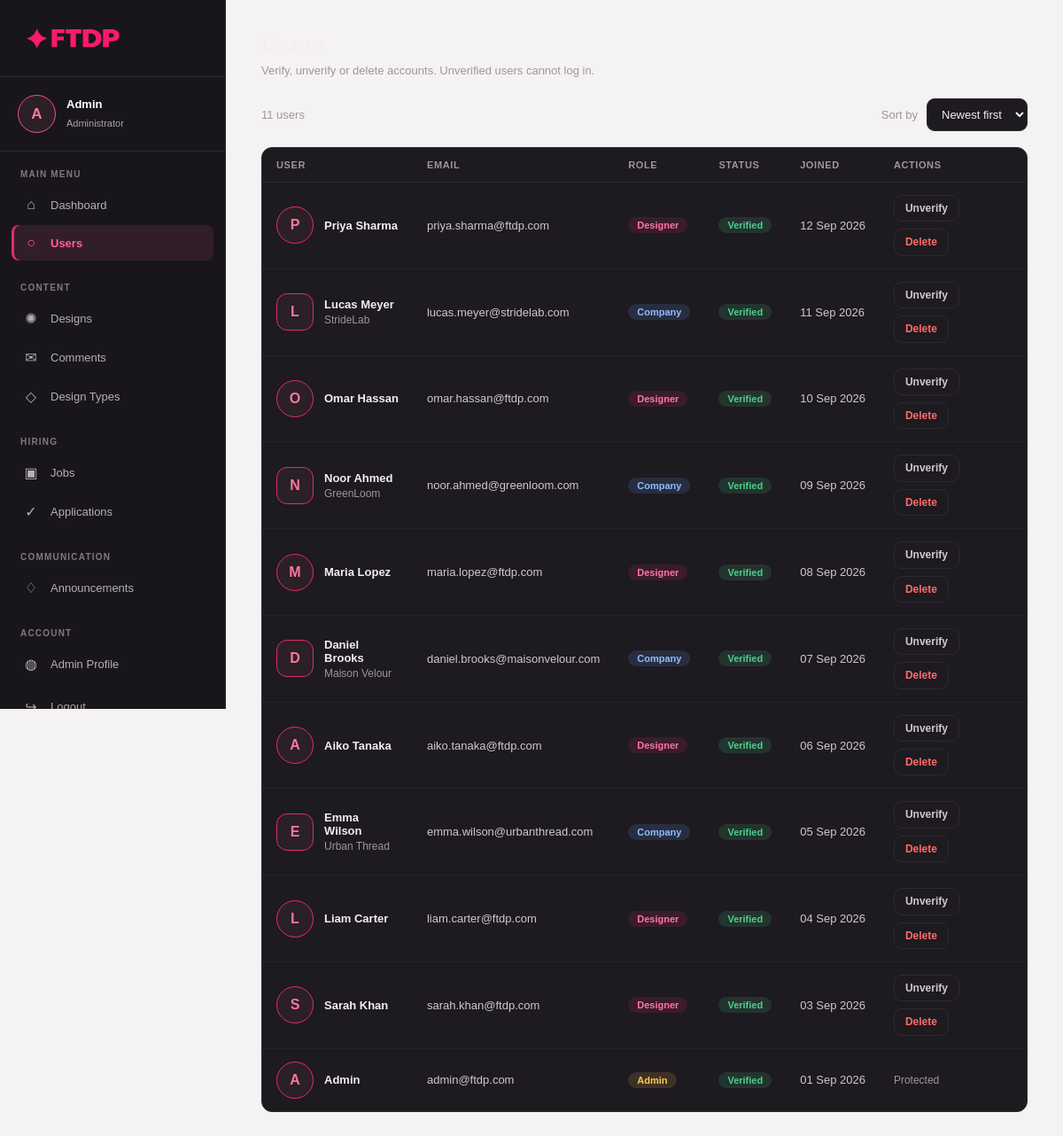
/frontend/pages/admin/users.php (signed in), run on the app's committed database.
### tables this page shows
CREATE TABLE users (
id INT AUTO_INCREMENT PRIMARY KEY,
full_name VARCHAR(100) NOT NULL,
email VARCHAR(150) NOT NULL UNIQUE,
password VARCHAR(255) NOT NULL,

role ENUM(
'designer',
'company',
'admin'
) NOT NULL,

profile_picture VARCHAR(255) DEFAULT NULL,
cover_picture VARCHAR(255) DEFAULT NULL,

is_verified ENUM('Y','N') DEFAULT 'Y',

created_at TIMESTAMP DEFAULT CURRENT_TIMESTAMP
);

CREATE TABLE companies (
id INT AUTO_INCREMENT PRIMARY KEY,

user_id INT NOT NULL,

company_name VARCHAR(150) NOT NULL,

industry VARCHAR(100),

website VARCHAR(255),

company_size VARCHAR(50),

location VARCHAR(150),

description TEXT,

FOREIGN KEY (user_id)
REFERENCES users(id)
ON DELETE CASCADE
);

### backend/admin/users.php (called while the page is built, shortened)
<?php
require_once __DIR__ . "/../config/config.php";
require_once __DIR__ . "/admin_helpers.php";
$sort = adminSort();
$dir  = adminSortDir($sort);
$admin_users = adminFetchAll($conn->query("
    SELECT
        u.id,
        u.full_name,
        u.email,
        u.role,
        u.is_verified,
        u.profile_picture,
        u.created_at,
        c.company_name
    FROM users u
    LEFT JOIN companies c ON c.user_id = u.id
    ORDER BY u.created_at $dir, u.id $dir
"));
?>

### backend/designer/comm_helpers.php (called while the page is built, shortened)
<?php
function csrfToken(): string
{
    return $_SESSION["csrf_token"];
}
?>

### frontend/pages/admin/users.php (the view, shortened to what this page needs)
<?php
require_once __DIR__ . "/../../../backend/admin/users.php";
$csrf_token = csrfToken();
?>
<!DOCTYPE html>
<html lang="en">
<head>
    <link rel="stylesheet" href="../../css/designer_dashboard.css">
    <link rel="stylesheet" href="../../css/designer.css">
    <link rel="stylesheet" href="../../css/designer_comm.css">
    <link rel="stylesheet" href="../../css/company.css">
    <link rel="stylesheet" href="../../css/admin.css">
</head>
<body>
<div class="designer-dashboard">
    <?php require_once __DIR__ . "/../../include/admin_sidbar.php"; ?>
    <main class="designer-main">
        <div class="page-heading">
            <h1>Users</h1>
            <p>Verify, unverify or delete accounts. Unverified users cannot log in.</p>
        </div>
        <div class="co-toolbar">
            <span class="ad-count"><?= count($admin_users); ?> <?= count($admin_users) === 1 ? "user" : "users"; ?></span>
            <?= adminSortControl($sort); ?>
        </div>
        <div class="ad-table-wrap">
            <table class="ad-table">
                <thead>
                    <tr>
                        <th>User</th>
                        <th>Email</th>
                        <th>Role</th>
                        <th>Status</th>
                        <th>Joined</th>
                        <th>Actions</th>
                    </tr>
                </thead>
                <tbody>
                <?php foreach ($admin_users as $person): ?>
                    <tr>
                        <td>
                            <div class="ad-user">
                                <div class="comm-avatar <?= $person["role"] === "company" ? "company" : ""; ?>">
                                    <?php if (!empty($person["profile_picture"])): ?>
                                        <img src="../../../<?= htmlspecialchars($person["profile_picture"]); ?>" alt="">
                                    <?php else: ?>
                                        <?= htmlspecialchars(strtoupper(mb_substr($person["full_name"], 0, 1))); ?>
                                    <?php endif; ?>
                                </div>
                                <div>
                                    <div class="ad-strong"><?= htmlspecialchars($person["full_name"]); ?></div>
                                    <?php if (!empty($person["company_name"])): ?>
                                        <div class="ad-sub"><?= htmlspecialchars($person["company_name"]); ?></div>
                                    <?php endif; ?>
                                </div>
                            </div>
                        </td>
                        <td><?= htmlspecialchars($person["email"]); ?></td>
                        <td>
                            <span class="ad-chip <?= htmlspecialchars($person["role"]); ?>">
                                <?= htmlspecialchars(ucfirst($person["role"])); ?>
                            </span>
                        </td>
                        <td>
                            <span class="ad-chip <?= $person["is_verified"] === "Y" ? "good" : "warn"; ?>">
                                <?= $person["is_verified"] === "Y" ? "Verified" : "Unverified"; ?>
                            </span>
                        </td>
                        <td class="ad-nowrap"><?= date("d M Y", strtotime($person["created_at"])); ?></td>
                        <td>
                            <?php if ($person["role"] === "admin"): ?>
                                <span class="co-muted">Protected</span>
                            <?php else: ?>
                                <div class="ad-actions">
                                    <?php if ($person["is_verified"] === "Y"): ?>
                                        <?= adminActionForm(
                                            $csrf_token, "unverify", ["user_id" => $person["id"]],
                                            "Unverify", "ghost", "users.php", $sort,
                                            "Unverify " . $person["full_name"] . "? They will not be able to log in."
                                        ); ?>
                                    <?php endif; ?>
                                    <?= adminActionForm(
                                        $csrf_token, "delete_user", ["user_id" => $person["id"]],
                                        "Delete", "danger", "users.php", $sort,
                                        "Delete " . $person["full_name"] . " and everything they posted? This cannot be undone."
                                    ); ?>
                                </div>
                            <?php endif; ?>
                        </td>
                    </tr>
                <?php endforeach; ?>
                </tbody>
            </table>
        </div>
    </main>
</div>
</body>
</html>

### backend/admin/admin_helpers.php (shortened to what this page needs)
<?php
require_once __DIR__ . "/../designer/comm_helpers.php";
function adminSort(): string
{
    $sort = $_GET["sort"] ?? "new";
    return $sort === "old" ? "old" : "new";
}
function adminSortDir(string $sort): string
{
    return $sort === "old" ? "ASC" : "DESC";
}
function adminSortControl(string $sort): string
{
    return '
        <form method="GET" class="ad-sort">
            <label for="adSort">Sort by</label>
            <select name="sort" id="adSort" class="co-select" onchange="this.form.submit();">
                <option value="new"' . ($sort === "new" ? " selected" : "") . '>Newest first</option>
                <option value="old"' . ($sort === "old" ? " selected" : "") . '>Oldest first</option>
            </select>
        </form>
    ';
}
function adminActionForm(
    string $csrf,
    string $action,
    array $fields,
    string $label,
    string $class,
    string $back,
    string $sort = "new",
    string $confirm = "",
    bool $askReason = false
): string {
    $js = "";
    if ($askReason) {
        $js = "var r = prompt(" . json_encode($confirm) . "); "
            . "if (r === null || r.trim() === '') { return false; } "
            . "this.form.reason.value = r;";
    } elseif ($confirm !== "") {
        $js = "return confirm(" . json_encode($confirm) . ");";
    }
    $html  = '<form method="POST" action="../../../backend/admin/admin_action.php">';
    $html .= '<input type="hidden" name="csrf" value="' . htmlspecialchars($csrf) . '">';
    $html .= '<input type="hidden" name="action" value="' . htmlspecialchars($action) . '">';
    $html .= '<input type="hidden" name="back" value="' . htmlspecialchars($back) . '">';
    $html .= '<input type="hidden" name="sort" value="' . htmlspecialchars($sort) . '">';
    foreach ($fields as $name => $value) {
        $html .= '<input type="hidden" name="' . htmlspecialchars($name) . '" value="' . htmlspecialchars((string) $value) . '">';
    }
    $html .= '<button type="submit" class="comm-btn ' . htmlspecialchars($class) . ' small"';
    if ($js !== "") {
        $html .= ' onclick="' . htmlspecialchars($js, ENT_QUOTES) . '"';
    }
    $html .= '>' . htmlspecialchars($label) . '</button>';
    $html .= '</form>';
    return $html;
}
function adminFetchAll(mysqli_result $result): array
{
    $rows = [];
    while ($row = $result->fetch_assoc()) {
        $rows[] = $row;
    }
    return $rows;
}
?>

### frontend/css/designer_dashboard.css (style rules this page uses)
:root { --pink: #e52b6a; --pink-dark: #c91d58; --pink-light: #ff75a3; --pink-border: #ff4b88; --pink-soft: #fff0f5; --pink-dark-soft: #321e28; --text: #252228; --light-text: #68616b; --muted: #999099; --border: #e4dfe3; --white: #ffffff; --dashboard-bg: #f5f2f4; }
* { margin: 0; padding: 0; box-sizing: border-box; }
html { scroll-behavior: smooth; }
body { font-family: Arial, Helvetica, sans-serif; background: var(--dashboard-bg); color: var(--text); }
.designer-dashboard { min-height: 100vh; display: flex; }
.designer-main { width: calc(100% - 255px); margin-left: 255px; padding: 35px 40px; }

### frontend/css/designer.css (style rules this page uses)
:root { --sidebar-bg: #18161b; --sidebar-border: #2d2930; --sidebar-hover: #292129; --sidebar-active: #321e28; --pink: #e52b6a; --pink-light: #ff75a3; --pink-border: #ff4b88; --sidebar-text: #b5afb7; --sidebar-muted: #817982; --sidebar-white: #ffffff; }
.comm-avatar { width: 42px; height: 42px; flex-shrink: 0; display: flex; align-items: center; justify-content: center; overflow: hidden; border: 1px solid var(--c-pink); border-radius: 50%; background: #2a2026; color: var(--c-pink-soft); font-size: 16px; font-weight: 700; }

### frontend/css/designer_comm.css (style rules this page uses)
:root { --c-surface: #1d1a20; --c-surface-2: #251f28; --c-line: #2d2930; --c-line-soft: #26222a; --c-text: #f2eef4; --c-body: #cfc8d2; --c-muted: #9d95a0; --c-pink: #e52b6a; --c-pink-soft: #ff75a3; --c-pink-dim: rgba(229, 43, 106, 0.14); --c-danger: #ff6b6b; --c-success: #4cd08a; }
.comm-btn { display: inline-flex; align-items: center; justify-content: center; gap: 8px; padding: 10px 18px; border: 1px solid var(--c-pink); border-radius: 9px; background: var(--c-pink); color: #fff; font-family: inherit; font-size: 13px; font-weight: 600; line-height: 1.2; cursor: pointer; transition: background 0.2s ease, border-color 0.2s ease, opacity 0.2s ease; }
.comm-btn.ghost { background: transparent; border-color: var(--c-line); color: var(--c-body); }
.comm-btn.danger { background: transparent; border-color: var(--c-line); color: var(--c-danger); }
.comm-btn.small { padding: 7px 12px; font-size: 12px; }
.comm-avatar { width: 42px; height: 42px; flex-shrink: 0; display: flex; align-items: center; justify-content: center; overflow: hidden; border: 1px solid var(--c-pink); border-radius: 50%; background: #2a2026; color: var(--c-pink-soft); font-size: 16px; font-weight: 700; }
.comm-avatar.company { border-radius: 12px; }

### frontend/css/company.css (style rules this page uses)
.co-muted { color: var(--c-muted); font-size: 12px; }
.co-toolbar { display: flex; align-items: center; justify-content: space-between; flex-wrap: wrap; gap: 14px; margin-bottom: 18px; }
.co-select { padding: 9px 12px; border: 1px solid var(--c-line); border-radius: 9px; background: var(--c-surface); color: var(--c-text); font-family: inherit; font-size: 13px; }

### frontend/css/admin.css (style rules this page uses)
.page-heading { margin-bottom: 24px; }
.page-heading h1 { margin-bottom: 6px; color: var(--c-text); font-size: 26px; }
.page-heading p { color: var(--c-muted); font-size: 13px; }
.ad-count { color: var(--c-muted); font-size: 13px; }
.ad-sort { display: flex; align-items: center; gap: 10px; }
.ad-sort label { color: var(--c-muted); font-size: 13px; }
.ad-table-wrap { overflow-x: auto; background: var(--c-surface); border: 1px solid var(--c-line); border-radius: 12px; }
.ad-table { width: 100%; border-collapse: collapse; }
.ad-table th { padding: 13px 16px; border-bottom: 1px solid var(--c-line); color: var(--c-muted); font-size: 11px; font-weight: 700; letter-spacing: 0.6px; text-align: left; text-transform: uppercase; white-space: nowrap; }
.ad-table td { padding: 14px 16px; border-bottom: 1px solid var(--c-line-soft); color: var(--c-body); font-size: 13px; vertical-align: middle; }
.ad-table tr:last-child td { border-bottom: none; }
.ad-strong { color: var(--c-text); font-weight: 600; }
.ad-sub { margin-top: 3px; color: var(--c-muted); font-size: 12px; }
.ad-nowrap { white-space: nowrap; }
.ad-user { display: flex; align-items: center; gap: 12px; }
.ad-actions { display: flex; align-items: center; flex-wrap: wrap; gap: 8px; }
.ad-actions form { margin: 0; }
.ad-chip { display: inline-block; padding: 3px 10px; border-radius: 12px; font-size: 11px; font-weight: 700; white-space: nowrap; }
.ad-chip.designer { background: var(--c-pink-dim); color: var(--c-pink-soft); }
.ad-chip.company { background: rgba(110, 168, 254, 0.14); color: #8fbcff; }
.ad-chip.admin { background: rgba(255, 193, 77, 0.14); color: #ffc84d; }
.ad-chip.good { background: rgba(76, 208, 138, 0.14); color: var(--c-success); }

### data on the page
users: full_name "P", full_name "Priya Sharma", email "priya.sharma@ftdp.com", role "Designer", is_verified "Verified", created_at "12 Sep 2026", label "Unverify Delete"
companies: user.full_name "L", user.full_name "Lucas Meyer", company_name "StrideLab", user.email "lucas.meyer@stridelab.com", user.role "Company", user.created_at "11 Sep 2026", label "Unverify Delete"
users: full_name "O", full_name "Omar Hassan", email "omar.hassan@ftdp.com", role "Designer", is_verified "Verified", created_at "10 Sep 2026", label "Unverify Delete"
companies: user.full_name "N", user.full_name "Noor Ahmed", company_name "GreenLoom", user.email "noor.ahmed@greenloom.com", user.role "Company", user.created_at "09 Sep 2026", label "Unverify Delete"
users: full_name "M", full_name "Maria Lopez", email "maria.lopez@ftdp.com", role "Designer", is_verified "Verified", created_at "08 Sep 2026", label "Unverify Delete"
companies: user.full_name "D", user.full_name "Daniel Brooks", company_name "Maison Velour", user.email "daniel.brooks@maisonvelour.com", user.role "Company", user.created_at "07 Sep 2026", label "Unverify Delete"
users: full_name "A", full_name "Aiko Tanaka", email "aiko.tanaka@ftdp.com", role "Designer", is_verified "Verified", created_at "06 Sep 2026", label "Unverify Delete"
companies: user.full_name "E", user.full_name "Emma Wilson", company_name "Urban Thread", user.email "emma.wilson@urbanthread.com", user.role "Company", user.created_at "05 Sep 2026", label "Unverify Delete"
users: full_name "L", full_name "Liam Carter", email "liam.carter@ftdp.com", role "Designer", is_verified "Verified", created_at "04 Sep 2026", label "Unverify Delete"
users: full_name "S", full_name "Sarah Khan", email "sarah.khan@ftdp.com", role "Designer", is_verified "Verified", created_at "03 Sep 2026", label "Unverify Delete"
users: full_name "A", full_name "Admin", email "admin@ftdp.com", role "Admin", is_verified "Verified", created_at "01 Sep 2026", shows "Protected"

### other printed values
mb_substr($user_name, 0, 1) "A"
$user_name "Admin"
count($admin_users) "11"
